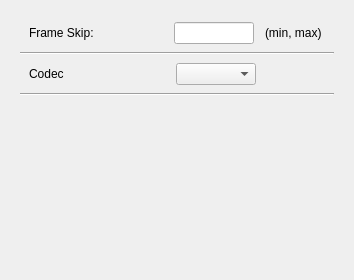
     <widget class="QWidget" name="aviTabPtr_">
      <attribute name="title">
       <string> avi </string>
      </attribute>
      <layout class="QVBoxLayout" name="verticalLayout_11">
       <item>
        <widget class="QWidget" name="aviWidgetPtr_" native="true">
         <layout class="QVBoxLayout" name="verticalLayout_10">
          <item>
           <widget class="QWidget" name="aviFrameSkipWidgetPtr_" native="true">
            <layout class="QHBoxLayout" name="horizontalLayout_13">
             <property name="topMargin">
              <number>2</number>
             </property>
             <property name="bottomMargin">
              <number>2</number>
             </property>
             <item>
              <widget class="QLabel" name="aviFrameSkipLabelPtr_">
               <property name="sizePolicy">
                <sizepolicy hsizetype="Fixed" vsizetype="Preferred">
                 <horstretch>0</horstretch>
                 <verstretch>0</verstretch>
                </sizepolicy>
               </property>
               <property name="minimumSize">
                <size>
                 <width>130</width>
                 <height>0</height>
                </size>
               </property>
               <property name="maximumSize">
                <size>
                 <width>130</width>
                 <height>16777215</height>
                </size>
               </property>
               <property name="font">
                <font>
                 <weight>50</weight>
                 <bold>false</bold>
                </font>
               </property>
               <property name="text">
                <string>Frame Skip: </string>
               </property>
              </widget>
             </item>
             <item>
              <spacer name="horizontalSpacer_13">
               <property name="orientation">
                <enum>Qt::Horizontal</enum>
               </property>
               <property name="sizeHint" stdset="0">
                <size>
                 <width>9</width>
                 <height>20</height>
                </size>
               </property>
              </spacer>
             </item>
             <item>
              <widget class="QLineEdit" name="aviFrameSkipLineEditPtr_">
               <property name="sizePolicy">
                <sizepolicy hsizetype="Fixed" vsizetype="Fixed">
                 <horstretch>0</horstretch>
                 <verstretch>0</verstretch>
                </sizepolicy>
               </property>
               <property name="minimumSize">
                <size>
                 <width>80</width>
                 <height>0</height>
                </size>
               </property>
               <property name="maximumSize">
                <size>
                 <width>80</width>
                 <height>16777215</height>
                </size>
               </property>
              </widget>
             </item>
             <item>
              <spacer name="horizontalSpacer_18">
               <property name="orientation">
                <enum>Qt::Horizontal</enum>
               </property>
               <property name="sizeType">
                <enum>QSizePolicy::Fixed</enum>
               </property>
               <property name="sizeHint" stdset="0">
                <size>
                 <width>5</width>
                 <height>20</height>
                </size>
               </property>
              </spacer>
             </item>
             <item>
              <widget class="QLabel" name="aviFrameSkipRangeLabelPtr_">
               <property name="sizePolicy">
                <sizepolicy hsizetype="Fixed" vsizetype="Preferred">
                 <horstretch>0</horstretch>
                 <verstretch>0</verstretch>
                </sizepolicy>
               </property>
               <property name="minimumSize">
                <size>
                 <width>60</width>
                 <height>0</height>
                </size>
               </property>
               <property name="maximumSize">
                <size>
                 <width>60</width>
                 <height>16777215</height>
                </size>
               </property>
               <property name="font">
                <font>
                 <weight>50</weight>
                 <bold>false</bold>
                </font>
               </property>
               <property name="text">
                <string>(min, max)</string>
               </property>
              </widget>
             </item>
            </layout>
           </widget>
          </item>
          <item>
           <widget class="Line" name="line_9">
            <property name="orientation">
             <enum>Qt::Horizontal</enum>
            </property>
           </widget>
          </item>
          <item>
           <widget class="QWidget" name="aviCodecWidgetPtr_" native="true">
            <layout class="QHBoxLayout" name="horizontalLayout_14">
             <property name="topMargin">
              <number>2</number>
             </property>
             <property name="bottomMargin">
              <number>2</number>
             </property>
             <item>
              <widget class="QLabel" name="aviCodecLabelPtr_">
               <property name="sizePolicy">
                <sizepolicy hsizetype="Fixed" vsizetype="Preferred">
                 <horstretch>0</horstretch>
                 <verstretch>0</verstretch>
                </sizepolicy>
               </property>
               <property name="minimumSize">
                <size>
                 <width>80</width>
                 <height>0</height>
                </size>
               </property>
               <property name="maximumSize">
                <size>
                 <width>80</width>
                 <height>16777215</height>
                </size>
               </property>
               <property name="font">
                <font>
                 <weight>50</weight>
                 <bold>false</bold>
                </font>
               </property>
               <property name="text">
                <string>Codec</string>
               </property>
              </widget>
             </item>
             <item>
              <spacer name="horizontalSpacer_14">
               <property name="orientation">
                <enum>Qt::Horizontal</enum>
               </property>
               <property name="sizeHint" stdset="0">
                <size>
                 <width>59</width>
                 <height>20</height>
                </size>
               </property>
              </spacer>
             </item>
             <item>
              <widget class="QComboBox" name="aviCodecComboBoxPtr_">
               <property name="sizePolicy">
                <sizepolicy hsizetype="Fixed" vsizetype="Fixed">
                 <horstretch>0</horstretch>
                 <verstretch>0</verstretch>
                </sizepolicy>
               </property>
               <property name="minimumSize">
                <size>
                 <width>80</width>
                 <height>0</height>
                </size>
               </property>
               <property name="maximumSize">
                <size>
                 <width>80</width>
                 <height>16777215</height>
                </size>
               </property>
              </widget>
             </item>
             <item>
              <spacer name="horizontalSpacer_19">
               <property name="orientation">
                <enum>Qt::Horizontal</enum>
               </property>
               <property name="sizeType">
                <enum>QSizePolicy::Fixed</enum>
               </property>
               <property name="sizeHint" stdset="0">
                <size>
                 <width>69</width>
                 <height>20</height>
                </size>
               </property>
              </spacer>
             </item>
            </layout>
           </widget>
          </item>
          <item>
           <widget class="Line" name="line_11">
            <property name="orientation">
             <enum>Qt::Horizontal</enum>
            </property>
           </widget>
          </item>
          <item>
           <spacer name="verticalSpacer_9">
            <property name="orientation">
             <enum>Qt::Vertical</enum>
            </property>
            <property name="sizeHint" stdset="0">
             <size>
              <width>20</width>
              <height>164</height>
             </size>
            </property>
           </spacer>
          </item>
         </layout>
        </widget>
       </item>
      </layout>
     </widget>
